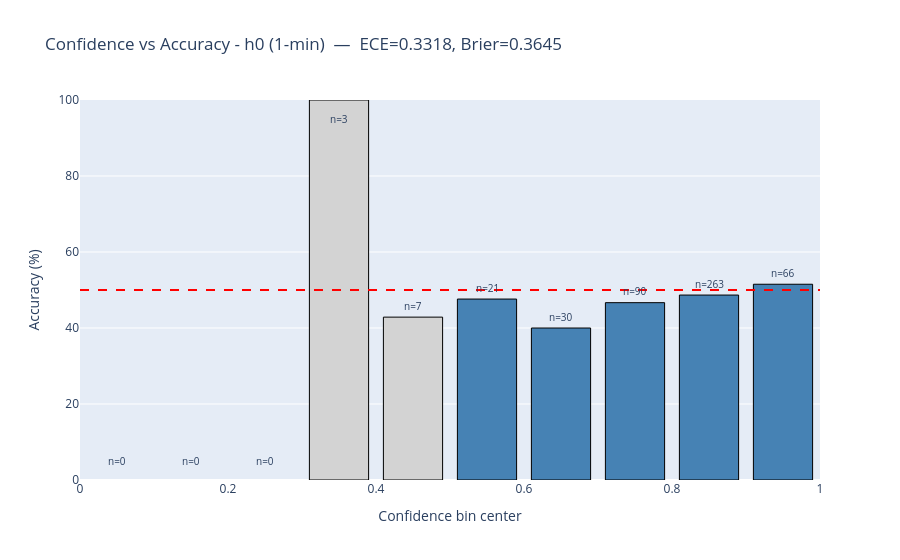
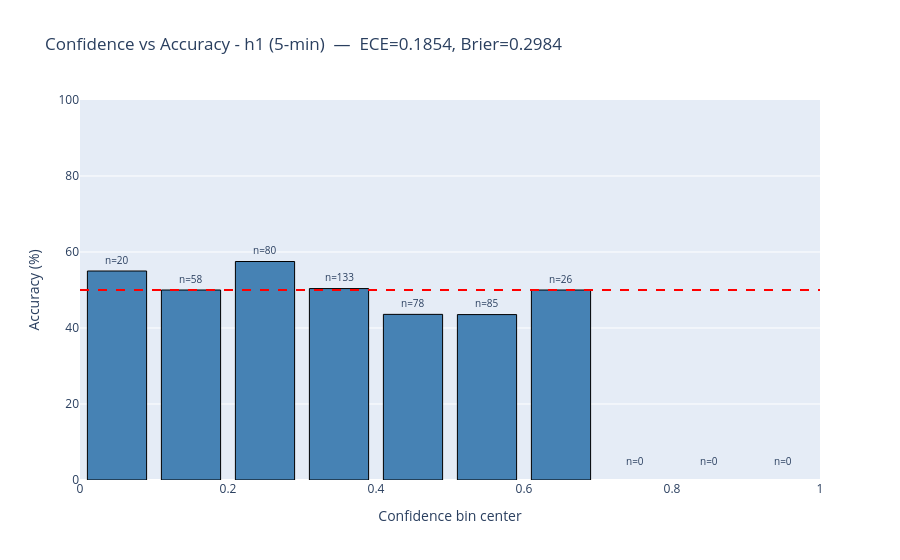
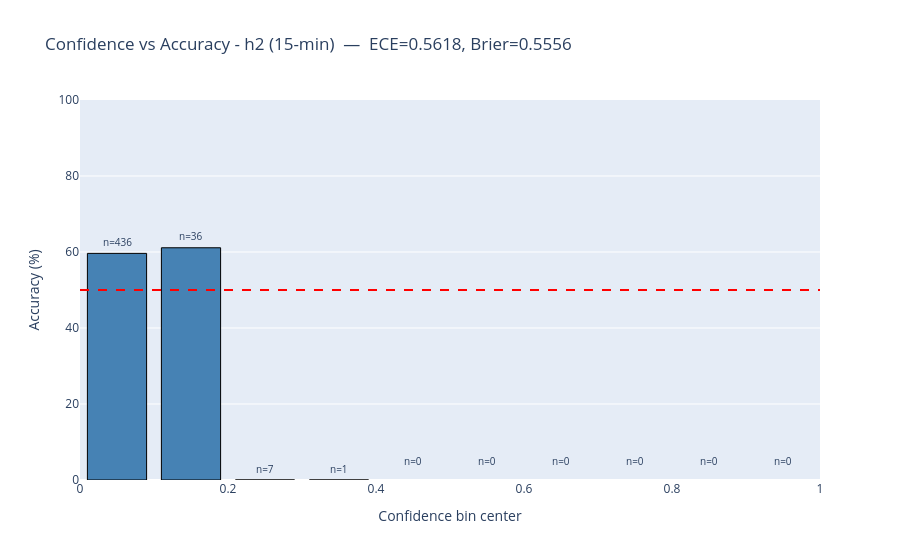

Here is the notebook cell these charts were saved with, in order:
### Code cell
# ========================================================================
# IMPROVED: Confidence-Accuracy (per-horizon) + ECE (inclusive last bin)
# - Shows sample counts per bin, flags low-count bins, computes numeric ECE
# - Uses Plotly for interactive visualization and annotations
# ========================================================================

import plotly.graph_objects as go


def compute_ece(conf_vals, correct, n_bins=10):
    conf_vals = np.clip(conf_vals, 0.0, 1.0)
    n = len(conf_vals)
    if n == 0:
        return np.nan
    ece_val = 0.0
    for i in range(n_bins):
        lb = i / n_bins
        ub = 1.0 if i == n_bins - 1 else (i + 1) / n_bins
        if i == n_bins - 1:
            mask = (conf_vals >= lb) & (conf_vals <= ub)
        else:
            mask = (conf_vals >= lb) & (conf_vals < ub)
        cnt = mask.sum()
        if cnt == 0:
            continue
        bin_acc = correct[mask].mean()
        bin_conf = conf_vals[mask].mean()
        ece_val += (cnt / n) * abs(bin_acc - bin_conf)
    return float(ece_val)

print('\n[ENHANCED] Confidence-Accuracy + ECE per horizon:')
for h_label, conf_vals, true_dir, pred_dir in [
    ("h0 (1-min)", conf_h0, true_dir_h0, pred_dir_h0),
    ("h1 (5-min)", conf_h1, true_dir_h1, pred_dir_h1),
    ("h2 (15-min)", conf_h2, true_dir_h2, pred_dir_h2),
]:
    conf_vals = np.clip(conf_vals, 0.0, 1.0)
    correct = (true_dir == pred_dir).astype(float)

    conf_bins = np.linspace(0, 1, 11)
    centers = (conf_bins[:-1] + conf_bins[1:]) / 2

    accs = []
    counts = []
    for i in range(len(conf_bins) - 1):
        if i == len(conf_bins) - 2:
            mask = (conf_vals >= conf_bins[i]) & (conf_vals <= conf_bins[i+1])
        else:
            mask = (conf_vals >= conf_bins[i]) & (conf_vals < conf_bins[i+1])
        cnt = int(mask.sum())
        counts.append(cnt)
        accs.append(correct[mask].mean() * 100 if cnt > 0 else np.nan)

    ece_val = compute_ece(conf_vals, correct, n_bins=10)
    brier = np.mean((conf_vals - correct) ** 2) if len(conf_vals) > 0 else np.nan

    # Build interactive bar chart with annotations
    colors = ['lightgray' if c > 0 and c < 10 else 'steelblue' if c > 0 else 'whitesmoke' for c in counts]
    fig = go.Figure()
    fig.add_trace(go.Bar(x=centers, y=accs, width=0.08, marker_color=colors, marker_line_color='black', marker_line_width=1))

    for x, y, c in zip(centers, accs, counts):
        label_y = 5 if np.isnan(y) else min(y + 3, 95)
        fig.add_annotation(x=x, y=label_y, text=f"n={c}", showarrow=False, font=dict(size=10))

    fig.add_hline(y=50, line_dash='dash', line_color='red')
    fig.update_layout(title=f"Confidence vs Accuracy - {h_label}  —  ECE={ece_val:.4f}, Brier={brier:.4f}",
                      xaxis=dict(title='Confidence bin center'),
                      yaxis=dict(title='Accuracy (%)', range=[0, 100]))
    fig.show()

print('\nDone: enhanced confidence-accuracy plots and ECE metrics (inclusive last bin).')

### Figure 1 — Plotly figure (JSON) as saved in the notebook; plotly's stock layout.template omitted (floating-point values rounded to 4 significant figures)
{"data": [{"marker": {"color": ["whitesmoke", "whitesmoke", "whitesmoke", "lightgray", "lightgray", "steelblue", "steelblue", "steelblue", "steelblue", "steelblue"], "line": {"color": "black", "width": 1}}, "type": "bar", "width": 0.08, "x": [0.05, 0.15, 0.25, 0.35, 0.45, 0.55, 0.65, 0.75, 0.85, 0.95], "y": [null, null, null, 100, 42.86, 47.62, 40, 46.67, 48.67, 51.52]}], "layout": {"annotations": [{"font": {"size": 10}, "showarrow": false, "text": "n=0", "x": 0.05, "y": 5}, {"font": {"size": 10}, "showarrow": false, "text": "n=0", "x": 0.15, "y": 5}, {"font": {"size": 10}, "showarrow": false, "text": "n=0", "x": 0.25, "y": 5}, {"font": {"size": 10}, "showarrow": false, "text": "n=3", "x": 0.35, "y": 95}, {"font": {"size": 10}, "showarrow": false, "text": "n=7", "x": 0.45, "y": 45.86}, {"font": {"size": 10}, "showarrow": false, "text": "n=21", "x": 0.55, "y": 50.62}, {"font": {"size": 10}, "showarrow": false, "text": "n=30", "x": 0.65, "y": 43}, {"font": {"size": 10}, "showarrow": false, "text": "n=90", "x": 0.75, "y": 49.67}, {"font": {"size": 10}, "showarrow": false, "text": "n=263", "x": 0.85, "y": 51.67}, {"font": {"size": 10}, "showarrow": false, "text": "n=66", "x": 0.95, "y": 54.52}], "shapes": [{"line": {"color": "red", "dash": "dash"}, "type": "line", "x0": 0, "x1": 1, "xref": "x domain", "y0": 50, "y1": 50, "yref": "y"}], "title": {"text": "Confidence vs Accuracy - h0 (1-min)  —  ECE=0.3318, Brier=0.3645"}, "xaxis": {"title": {"text": "Confidence bin center"}}, "yaxis": {"range": [0, 100], "title": {"text": "Accuracy (%)"}}}}

### Figure 2 — Plotly figure (JSON) as saved in the notebook; plotly's stock layout.template omitted (floating-point values rounded to 4 significant figures)
{"data": [{"marker": {"color": ["steelblue", "steelblue", "steelblue", "steelblue", "steelblue", "steelblue", "steelblue", "whitesmoke", "whitesmoke", "whitesmoke"], "line": {"color": "black", "width": 1}}, "type": "bar", "width": 0.08, "x": [0.05, 0.15, 0.25, 0.35, 0.45, 0.55, 0.65, 0.75, 0.85, 0.95], "y": [55.0, 50, 57.5, 50.38, 43.59, 43.53, 50, null, null, null]}], "layout": {"annotations": [{"font": {"size": 10}, "showarrow": false, "text": "n=20", "x": 0.05, "y": 58.0}, {"font": {"size": 10}, "showarrow": false, "text": "n=58", "x": 0.15, "y": 53}, {"font": {"size": 10}, "showarrow": false, "text": "n=80", "x": 0.25, "y": 60.5}, {"font": {"size": 10}, "showarrow": false, "text": "n=133", "x": 0.35, "y": 53.38}, {"font": {"size": 10}, "showarrow": false, "text": "n=78", "x": 0.45, "y": 46.59}, {"font": {"size": 10}, "showarrow": false, "text": "n=85", "x": 0.55, "y": 46.53}, {"font": {"size": 10}, "showarrow": false, "text": "n=26", "x": 0.65, "y": 53}, {"font": {"size": 10}, "showarrow": false, "text": "n=0", "x": 0.75, "y": 5}, {"font": {"size": 10}, "showarrow": false, "text": "n=0", "x": 0.85, "y": 5}, {"font": {"size": 10}, "showarrow": false, "text": "n=0", "x": 0.95, "y": 5}], "shapes": [{"line": {"color": "red", "dash": "dash"}, "type": "line", "x0": 0, "x1": 1, "xref": "x domain", "y0": 50, "y1": 50, "yref": "y"}], "title": {"text": "Confidence vs Accuracy - h1 (5-min)  —  ECE=0.1854, Brier=0.2984"}, "xaxis": {"title": {"text": "Confidence bin center"}}, "yaxis": {"range": [0, 100], "title": {"text": "Accuracy (%)"}}}}

### Figure 3 — Plotly figure (JSON) as saved in the notebook; plotly's stock layout.template omitted (floating-point values rounded to 4 significant figures)
{"data": [{"marker": {"color": ["steelblue", "steelblue", "lightgray", "lightgray", "whitesmoke", "whitesmoke", "whitesmoke", "whitesmoke", "whitesmoke", "whitesmoke"], "line": {"color": "black", "width": 1}}, "type": "bar", "width": 0.08, "x": [0.05, 0.15, 0.25, 0.35, 0.45, 0.55, 0.65, 0.75, 0.85, 0.95], "y": [59.63, 61.11, 0, 0, null, null, null, null, null, null]}], "layout": {"annotations": [{"font": {"size": 10}, "showarrow": false, "text": "n=436", "x": 0.05, "y": 62.63}, {"font": {"size": 10}, "showarrow": false, "text": "n=36", "x": 0.15, "y": 64.11}, {"font": {"size": 10}, "showarrow": false, "text": "n=7", "x": 0.25, "y": 3}, {"font": {"size": 10}, "showarrow": false, "text": "n=1", "x": 0.35, "y": 3}, {"font": {"size": 10}, "showarrow": false, "text": "n=0", "x": 0.45, "y": 5}, {"font": {"size": 10}, "showarrow": false, "text": "n=0", "x": 0.55, "y": 5}, {"font": {"size": 10}, "showarrow": false, "text": "n=0", "x": 0.65, "y": 5}, {"font": {"size": 10}, "showarrow": false, "text": "n=0", "x": 0.75, "y": 5}, {"font": {"size": 10}, "showarrow": false, "text": "n=0", "x": 0.85, "y": 5}, {"font": {"size": 10}, "showarrow": false, "text": "n=0", "x": 0.95, "y": 5}], "shapes": [{"line": {"color": "red", "dash": "dash"}, "type": "line", "x0": 0, "x1": 1, "xref": "x domain", "y0": 50, "y1": 50, "yref": "y"}], "title": {"text": "Confidence vs Accuracy - h2 (15-min)  —  ECE=0.5618, Brier=0.5556"}, "xaxis": {"title": {"text": "Confidence bin center"}}, "yaxis": {"range": [0, 100], "title": {"text": "Accuracy (%)"}}}}
